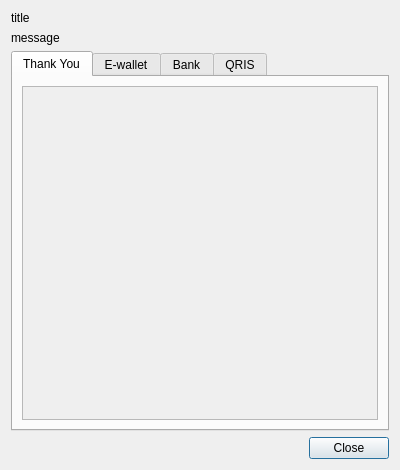
<?xml version="1.0" encoding="UTF-8"?>
<ui version="4.0">
 <class>Dialog</class>
 <widget class="QDialog" name="Dialog">
  <property name="geometry">
   <rect>
    <x>0</x>
    <y>0</y>
    <width>400</width>
    <height>470</height>
   </rect>
  </property>
  <property name="windowTitle">
   <string>Dialog</string>
  </property>
  <layout class="QVBoxLayout" name="verticalLayout_2">
   <item>
    <layout class="QVBoxLayout" name="verticalLayout">
     <item>
      <widget class="QLabel" name="label">
       <property name="text">
        <string>title</string>
       </property>
      </widget>
     </item>
     <item>
      <widget class="QLabel" name="label_2">
       <property name="text">
        <string>message</string>
       </property>
      </widget>
     </item>
     <item>
      <widget class="QTabWidget" name="donationWidget">
       <property name="currentIndex">
        <number>0</number>
       </property>
       <widget class="QWidget" name="tab_4">
        <attribute name="title">
         <string>Thank You</string>
        </attribute>
        <layout class="QVBoxLayout" name="verticalLayout_3">
         <item>
          <widget class="QScrollArea" name="scrollArea">
           <property name="widgetResizable">
            <bool>true</bool>
           </property>
           <widget class="QWidget" name="scrollAreaWidgetContents">
            <property name="geometry">
             <rect>
              <x>0</x>
              <y>0</y>
              <width>354</width>
              <height>325</height>
             </rect>
            </property>
           </widget>
          </widget>
         </item>
        </layout>
       </widget>
       <widget class="QWidget" name="tab">
        <attribute name="title">
         <string>E-wallet</string>
        </attribute>
       </widget>
       <widget class="QWidget" name="tab_2">
        <attribute name="title">
         <string>Bank</string>
        </attribute>
       </widget>
       <widget class="QWidget" name="tab_3">
        <attribute name="title">
         <string>QRIS</string>
        </attribute>
       </widget>
      </widget>
     </item>
     <item>
      <layout class="QHBoxLayout" name="buttonLayout">
       <item>
        <spacer name="horizontalSpacer">
         <property name="orientation">
          <enum>Qt::Horizontal</enum>
         </property>
         <property name="sizeHint" stdset="0">
          <size>
           <width>40</width>
           <height>20</height>
          </size>
         </property>
        </spacer>
       </item>
       <item>
        <widget class="QPushButton" name="closeButton">
         <property name="text">
          <string>Close</string>
         </property>
        </widget>
       </item>
      </layout>
     </item>
    </layout>
   </item>
  </layout>
 </widget>
 <resources/>
 <connections/>
</ui>
